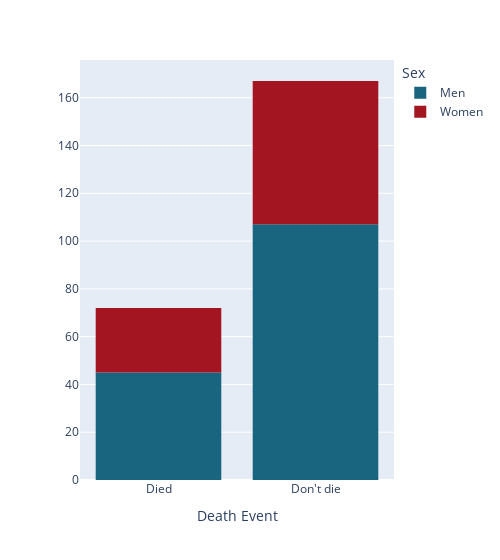

The code cell stored with this chart in its notebook:
### Markdown cell above
Here we can see that 32% of patients died during the process.

### Code cell
# Creating hist plot

create_hist_plot(tmp, 'DEATH_EVENT', 'sex', {'sex': 'Sex'}, 'Death Event')

### Figure 1 — Plotly figure (JSON) as saved in the notebook; plotly's stock layout.template omitted (floating-point values rounded to 4 significant figures; data arrays with more than 128 entries replaced by an {"elided": "..."} marker saying what was removed)
{"data": [{"alignmentgroup": "True", "bingroup": "x", "hovertemplate": "Sex=Men<br>DEATH_EVENT=%{x}<br>count=%{y}<extra></extra>", "legendgroup": "Men", "marker": {"color": "#19647E", "pattern": {"shape": ""}}, "name": "Men", "offsetgroup": "Men", "orientation": "v", "showlegend": true, "type": "histogram", "x": {"elided": "152 str values"}, "xaxis": "x", "yaxis": "y"}, {"alignmentgroup": "True", "bingroup": "x", "hovertemplate": "Sex=Women<br>DEATH_EVENT=%{x}<br>count=%{y}<extra></extra>", "legendgroup": "Women", "marker": {"color": "#A31621", "pattern": {"shape": ""}}, "name": "Women", "offsetgroup": "Women", "orientation": "v", "showlegend": true, "type": "histogram", "x": ["Died", "Died", "Died", "Don't die", "Died", "Died", "Died", "Died", "Don't die", "Died", "Died", "Died", "Died", "Died", "Died", "Died", "Died", "Don't die", "Died", "Died", "Don't die", "Don't die", "Don't die", "Died", "Died", "Don't die", "Don't die", "Don't die", "Don't die", "Don't die", "Don't die", "Died", "Don't die", "Don't die", "Don't die", "Died", "Don't die", "Don't die", "Don't die", "Don't die", "Died", "Don't die", "Don't die", "Don't die", "Don't die", "Don't die", "Don't die", "Don't die", "Died", "Don't die", "Don't die", "Died", "Don't die", "Don't die", "Don't die", "Died", "Don't die", "Don't die", "Don't die", "Don't die", "Don't die", "Don't die", "Don't die", "Don't die", "Don't die", "Died", "Don't die", "Don't die", "Don't die", "Don't die", "Died", "Don't die", "Don't die", "Don't die", "Don't die", "Don't die", "Don't die", "Don't die", "Don't die", "Don't die", "Don't die", "Don't die", "Don't die", "Don't die", "Don't die", "Don't die", "Don't die"], "xaxis": "x", "yaxis": "y"}], "layout": {"bargap": 0.2, "barmode": "relative", "legend": {"title": {"text": "Sex"}, "tracegroupgap": 0}, "margin": {"t": 60}, "width": 500, "xaxis": {"anchor": "y", "domain": [0, 1], "title": {"text": "Death Event"}}, "yaxis": {"anchor": "x", "domain": [0, 1], "title": {"text": ""}}}}
